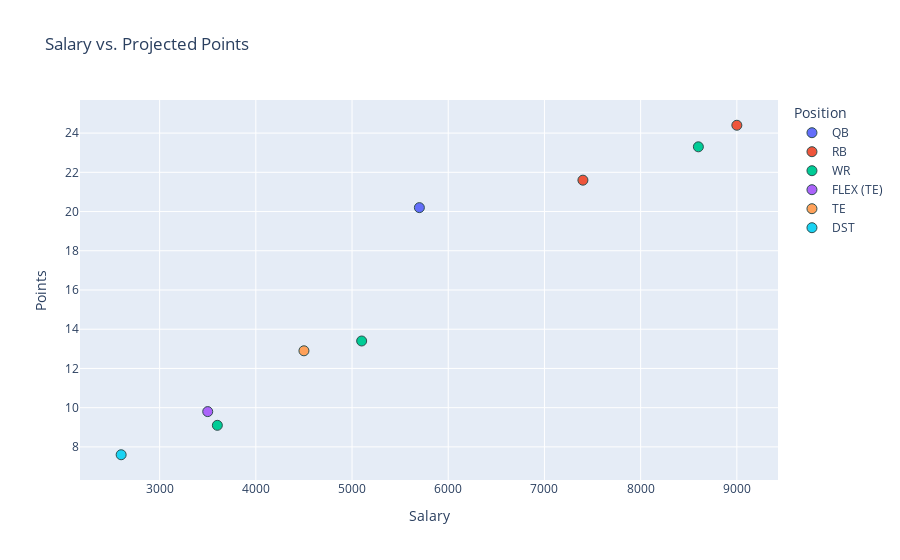

This figure's notebook cell:
### Markdown cell above
#### Scatter Plot: Salary vs. Projected Points (Constraints)

### Code cell
fig = px.scatter(
    final_roster_df,
    x="Salary",
    y="Points",
    color="Position",
    #data when hover over the point
    hover_data=['Player', 'Position', 'Points', 'Salary'],
    title="Salary vs. Projected Points"
)


fig.update_traces(
    marker=dict(size=10, line=dict(width=1, color='DarkSlateGrey')),
    selector=dict(mode='markers')
)
fig.show()

### Figure 1 — Plotly figure (JSON) as saved in the notebook; plotly's stock layout.template omitted (floating-point values rounded to 4 significant figures)
{"data": [{"customdata": [["Jaxson Dart", "QB"]], "hovertemplate": "Position=%{customdata[1]}<br>Salary=%{x}<br>Points=%{y}<br>Player=%{customdata[0]}<extra></extra>", "legendgroup": "QB", "marker": {"color": "#636efa", "line": {"color": "DarkSlateGrey", "width": 1}, "size": 10, "symbol": "circle"}, "mode": "markers", "name": "QB", "orientation": "v", "showlegend": true, "type": "scatter", "x": [5700], "xaxis": "x", "y": [20.2], "yaxis": "y"}, {"customdata": [["Christian McCaffrey", "RB"], ["De'Von Achane", "RB"]], "hovertemplate": "Position=%{customdata[1]}<br>Salary=%{x}<br>Points=%{y}<br>Player=%{customdata[0]}<extra></extra>", "legendgroup": "RB", "marker": {"color": "#EF553B", "line": {"color": "DarkSlateGrey", "width": 1}, "size": 10, "symbol": "circle"}, "mode": "markers", "name": "RB", "orientation": "v", "showlegend": true, "type": "scatter", "x": [9000, 7400], "xaxis": "x", "y": [24.4, 21.6], "yaxis": "y"}, {"customdata": [["Jaxon Smith-Njigba", "WR"], ["Khalil Shakir", "WR"], ["Olamide Zaccheaus", "WR"]], "hovertemplate": "Position=%{customdata[1]}<br>Salary=%{x}<br>Points=%{y}<br>Player=%{customdata[0]}<extra></extra>", "legendgroup": "WR", "marker": {"color": "#00cc96", "line": {"color": "DarkSlateGrey", "width": 1}, "size": 10, "symbol": "circle"}, "mode": "markers", "name": "WR", "orientation": "v", "showlegend": true, "type": "scatter", "x": [8600, 5100, 3600], "xaxis": "x", "y": [23.3, 13.4, 9.1], "yaxis": "y"}, {"customdata": [["Hunter Henry", "FLEX (TE)"]], "hovertemplate": "Position=%{customdata[1]}<br>Salary=%{x}<br>Points=%{y}<br>Player=%{customdata[0]}<extra></extra>", "legendgroup": "FLEX (TE)", "marker": {"color": "#ab63fa", "line": {"color": "DarkSlateGrey", "width": 1}, "size": 10, "symbol": "circle"}, "mode": "markers", "name": "FLEX (TE)", "orientation": "v", "showlegend": true, "type": "scatter", "x": [3500], "xaxis": "x", "y": [9.8], "yaxis": "y"}, {"customdata": [["George Kittle", "TE"]], "hovertemplate": "Position=%{customdata[1]}<br>Salary=%{x}<br>Points=%{y}<br>Player=%{customdata[0]}<extra></extra>", "legendgroup": "TE", "marker": {"color": "#FFA15A", "line": {"color": "DarkSlateGrey", "width": 1}, "size": 10, "symbol": "circle"}, "mode": "markers", "name": "TE", "orientation": "v", "showlegend": true, "type": "scatter", "x": [4500], "xaxis": "x", "y": [12.9], "yaxis": "y"}, {"customdata": [["Jaguars ", "DST"]], "hovertemplate": "Position=%{customdata[1]}<br>Salary=%{x}<br>Points=%{y}<br>Player=%{customdata[0]}<extra></extra>", "legendgroup": "DST", "marker": {"color": "#19d3f3", "line": {"color": "DarkSlateGrey", "width": 1}, "size": 10, "symbol": "circle"}, "mode": "markers", "name": "DST", "orientation": "v", "showlegend": true, "type": "scatter", "x": [2600], "xaxis": "x", "y": [7.6], "yaxis": "y"}], "layout": {"legend": {"title": {"text": "Position"}, "tracegroupgap": 0}, "title": {"text": "Salary vs. Projected Points"}, "xaxis": {"anchor": "y", "domain": [0, 1], "title": {"text": "Salary"}}, "yaxis": {"anchor": "x", "domain": [0, 1], "title": {"text": "Points"}}}}
